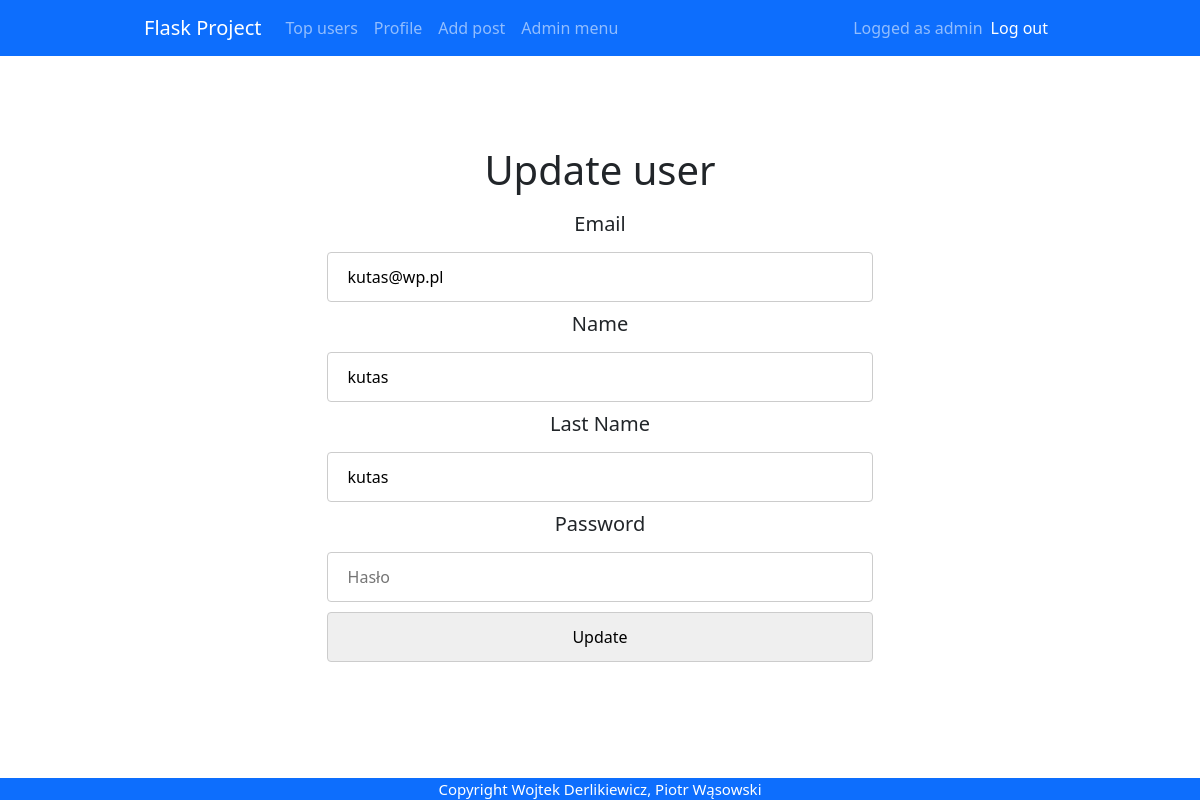
/update/1 (signed in), run on the app's committed database.
### app.py (models this page shows)
class User(db.Model, UserMixin):
    id = db.Column(db.Integer, primary_key = True)
    email = db.Column(db.String(30), nullable=False, unique=True)
    name = db.Column(db.String(20), nullable=False)
    last_name = db.Column(db.String(20), nullable=False)
    password = db.Column(db.String(80), nullable=False)
    login_count = db.Column(db.Integer, nullable=False, default=0)
    isAdmin = db.Column(db.Boolean(), nullable=False, default=False)

### app.py (the view)
@app.route('/update/<int:id>', methods=['GET', 'POST'])
@login_required
def updateProfileById(id):
    user = User.query.filter_by(id=id).first()
    form = UserForm()
    if user:
        if current_user.id == user.id:
            if request.method == "POST":
                user.email = request.form['email']
                user.name = request.form['name']
                user.last_name = request.form['last_name']
                if(len(request.form['password']) != 0):
                    hashed_password = bcrypt.generate_password_hash(request.form['password'])
                    user.password = hashed_password
                try:
                    db.session.commit()
                    return redirect('/profile')
                except:
                    return render_template("update.html", form=form, user = user)
            else:
                return render_template("update.html", form=form, user = user)
        elif current_user.isAdmin == True:
            if request.method == "POST":
                user.email = request.form['email']
                user.name = request.form['name']
                user.last_name = request.form['last_name']
                if(len(request.form['password']) != 0):
                    hashed_password = bcrypt.generate_password_hash(request.form['password'])
                    user.password = hashed_password
                try:
                    db.session.commit()
                    return redirect('/admin')
                except:
                    return render_template("update.html", form=form, user = user)
            else:
                return render_template("update.html", form=form, user = user)
        else:
            return 'bad request!', 400
    return redirect('/')

### app.py (shortened to what this page needs)
class UserForm(FlaskForm):
    email = StringField(validators=[InputRequired(), Length(min = 4, max=30)], render_kw={"placeholder": "Email"})
    name = StringField(validators=[InputRequired(), Length(min = 4, max=20)], render_kw={"placeholder": "Imie"})
    last_name = StringField(validators=[InputRequired(), Length(min = 4, max=20)], render_kw={"placeholder": "Nazwisko"})
    password = PasswordField(validators=[Length(min = 4, max=20)], render_kw={"placeholder": "Hasło"})
    submit = SubmitField("Update")

### app.py (called while the page is built)
@login_manager.user_loader
def load_user(user_id):
    return User.query.get(int(user_id))

### templates/update.html (shortened to what this page needs)
{% extends "base.html" %} {% block title %}profile{% endblock %} {% block
content %}
<h1>Update user</h1>
<form action="/update/{{user.id}}" method="POST">
  <center>
    <h5>{{ form.email.label(class="form-label")}}</h5>
    {{ form.email(value=user.email) }}
    <h5>{{ form.name.label(class="form-label")}}</h5>
    {{ form.name(value=user.name) }}
    <h5>{{ form.last_name.label(class="form-label")}}</h5>
    {{ form.last_name(value=user.last_name) }}
    <h5>{{ form.password.label(class="form-label")}}</h5>
    {{ form.password(value=user.password) }} {{ form.submit }}
  </center>
</form>
{% endblock %}

### templates/base.html (shortened to what this page needs)
<!DOCTYPE html>
<html lang="pl">
  <head>
    {% block styles %}
    <link
      rel="stylesheet"
      href="{{url_for('.static', filename='styles/base.css')}}"
    />
    <link
      href="https://cdn.jsdelivr.net/npm/bootstrap@5.1.3/dist/css/bootstrap.min.css"
      rel="stylesheet"
    />
    {% endblock %}
  </head>
  <body>
    <nav class="navbar navbar-expand-lg navbar-dark bg-primary">
      <div class="container-fluid">
        <a class="navbar-brand" href="{{url_for('home')}}">Flask Project</a>
        <div class="collapse navbar-collapse" id="navbarText">
          <ul class="navbar-nav me-auto mb-2 mb-lg-0">
            <li class="nav-item">
              <a class="nav-link" href="{{url_for('topUsers')}}">Top users</a>
            </li>
            {% if current_user.is_authenticated %}
            <li class="nav-item">
              <a class="nav-link" href="{{url_for('profile')}}">Profile</a>
            </li>
            <li class="nav-item">
              <a class="nav-link" href="{{url_for('add_post')}}">Add post</a>
            </li>
            {% if current_user.isAdmin == True %}
            <li class="nav-item">
              <a class="nav-link" href="{{url_for('admin')}}">Admin menu</a>
            </li>
            {% endif %} {% endif %}
          </ul>
          {% if current_user.is_authenticated %}
          <span class="navbar-text"> Logged as {{current_user.name }} </span>
          <span class="navbar-item">
            <ul class="navbar-nav me-auto mb-2 mb-lg-0">
              <li class="nav-item">
                <a
                  class="nav-link active"
                  aria-current="page"
                  href="{{url_for('logout')}}"
                  >Log out</a
                >
              </li>
            </ul>
          </span>
          {% endif %}
        </div>
      </div>
    </nav>
    <div class="container">{% block content %} {% endblock %}</div>
    <footer>Copyright Wojtek Derlikiewicz, Piotr Wąsowski</footer>
  </body>
</html>

### static/styles/base.css (style rules this page uses)
html { overflow: -moz-scrollbars-vertical; overflow-y: scroll; }
body { margin: 0; background-color: dimgrey; font-family: "Roboto", sans-serif; }
a { text-decoration: none; }
.container { overflow: hidden; margin-top: 30px; padding-top: 50px; display: grid; place-items: center; }
.container-fluid { width: 78% !important; }
h1 { padding: 10px; }
form { width: 70%; }
input { width: 70%; padding: 12px 20px; margin-bottom: 10px !important; border: 1px solid #ccc; border-radius: 4px; box-sizing: border-box; }
footer { position: fixed; bottom: 0; width: 100%; background-color: #0d6efd; color: white; font-size: 15px; text-align: center; }

### data on the page
User: name "admin"
User: email "kutas@wp.pl", name "kutas", last_name "kutas"
